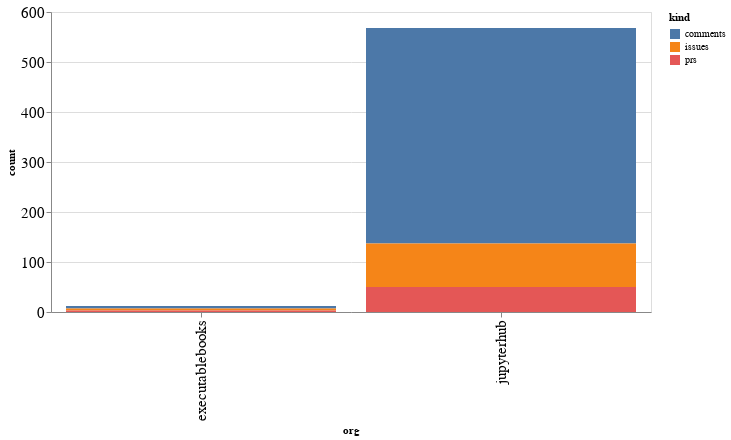

The code cell stored with this chart in its notebook:
### Code cell
alt.Chart(org_summaries, width=600).mark_bar().encode(
    x='org',
    y='count',
    color='kind',
    tooltip="org"
)

### Figure 1 — Vega-Lite specification as saved in the notebook (floating-point values rounded to 4 significant figures)
{"config": {"axisLeft": {"labelFontSize": 15}, "axisBottom": {"labelFontSize": 15}}, "data": {"name": "data-a299b43739322e8df33aa204b6d7cebc"}, "mark": "bar", "encoding": {"color": {"type": "nominal", "field": "kind"}, "tooltip": {"type": "nominal", "field": "org"}, "x": {"type": "nominal", "field": "org"}, "y": {"type": "quantitative", "field": "count"}}, "width": 600, "$schema": "https://vega.github.io/schema/vega-lite/v4.8.1.json", "datasets": {"data-a299b43739322e8df33aa204b6d7cebc": [{"org": "executablebooks", "kind": "comments", "count": 5}, {"org": "executablebooks", "kind": "issues", "count": 4}, {"org": "executablebooks", "kind": "prs", "count": 3}, {"org": "jupyterhub", "kind": "comments", "count": 431}, {"org": "jupyterhub", "kind": "issues", "count": 87}, {"org": "jupyterhub", "kind": "prs", "count": 50}]}}
